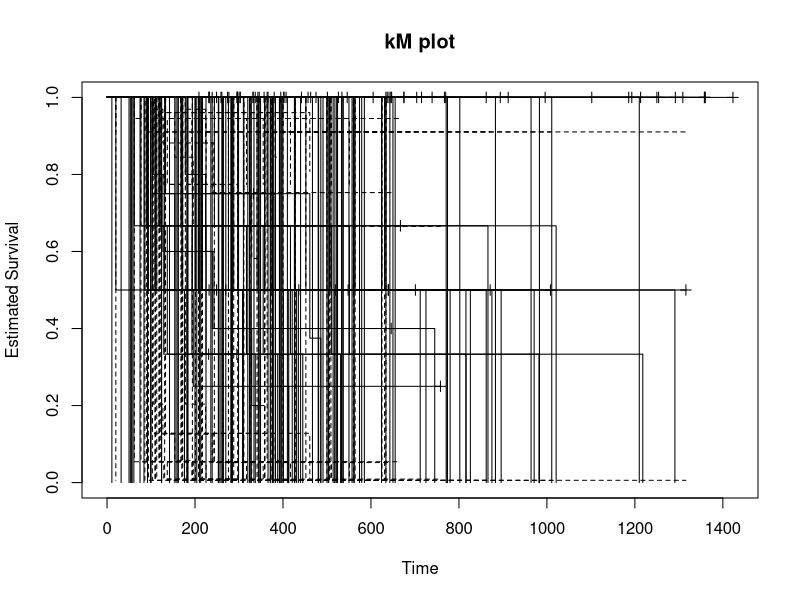

R code for this plot: (Note: this script raises an error after producing the figure.)
library(survival)
library(ggplot2)
library(survminer)

br_surv <- read.table("br_surv.txt", header = T, na.strings = ".")
ncol(br_surv)

# NA represent missing data, check missing data
# need to check which variable is significant
sum(is.na(br_surv)) / nrow(br_surv)
colSums(is.na(br_surv))

time <- br_surv$survival
status <- br_surv$dead

# KM estimate
fit<-survfit(Surv(time, status)~ age, conf.type="log-log", data = br_surv)
plot(fit, xlab = "Time", ylab = "Estimated Survival", 
     mark.time = T, conf.int = T, main="kM plot")

fit.weib <- survreg(Surv(time, status)~.-ID -disfree+ log(disfree), data = br_surv)
sig1<-fit.weib$scale
mu1<-fit.weib$coef
summary(fit.weib)

fit_arm<-survfit(Surv(time, status)~perform, conf.type="log-log", data = br_surv)
temp <- length(unique(br_surv$perform))
col <- c("#E7B800", "#2E9FDF", "#04e700", "#e700d0")
name = "perform"
ggsurvplot(fit_arm,
           pval = TRUE, conf.int = TRUE,
           linetype = "strata", # Change line type by groups
           surv.median.line = "hv", # Specify median survival
           ggtheme = theme_bw(), # Change ggplot2 theme
           palette = col[1:temp])
